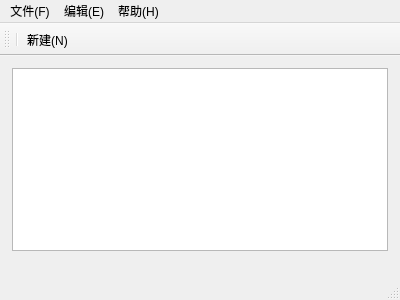
<?xml version="1.0" encoding="UTF-8"?>
<ui version="4.0">
 <class>MainWindow</class>
 <widget class="QMainWindow" name="MainWindow">
  <property name="geometry">
   <rect>
    <x>0</x>
    <y>0</y>
    <width>400</width>
    <height>300</height>
   </rect>
  </property>
  <property name="windowTitle">
   <string>MainWindow</string>
  </property>
  <widget class="QWidget" name="centralWidget">
   <widget class="QTextEdit" name="textEdit">
    <property name="geometry">
     <rect>
      <x>12</x>
      <y>12</y>
      <width>376</width>
      <height>183</height>
     </rect>
    </property>
   </widget>
  </widget>
  <widget class="QMenuBar" name="menuBar">
   <property name="geometry">
    <rect>
     <x>0</x>
     <y>0</y>
     <width>400</width>
     <height>22</height>
    </rect>
   </property>
   <widget class="QMenu" name="menu_F">
    <property name="title">
     <string>文件(F)</string>
    </property>
    <addaction name="action_New"/>
    <addaction name="action_Open"/>
    <addaction name="action_Close"/>
    <addaction name="separator"/>
    <addaction name="action_Save"/>
    <addaction name="action_SaveAs"/>
    <addaction name="separator"/>
    <addaction name="action_Exit"/>
   </widget>
   <widget class="QMenu" name="menu_E">
    <property name="title">
     <string>编辑(E)</string>
    </property>
    <addaction name="action_Undo"/>
    <addaction name="separator"/>
    <addaction name="action_Cut"/>
    <addaction name="action_Copy"/>
    <addaction name="action_Paste"/>
    <addaction name="separator"/>
    <addaction name="action_Find"/>
   </widget>
   <widget class="QMenu" name="menu_H">
    <property name="title">
     <string>帮助(H)</string>
    </property>
    <addaction name="action_Help"/>
   </widget>
   <addaction name="menu_F"/>
   <addaction name="menu_E"/>
   <addaction name="menu_H"/>
  </widget>
  <widget class="QToolBar" name="mainToolBar">
   <attribute name="toolBarArea">
    <enum>TopToolBarArea</enum>
   </attribute>
   <attribute name="toolBarBreak">
    <bool>false</bool>
   </attribute>
   <addaction name="separator"/>
   <addaction name="action_New"/>
  </widget>
  <widget class="QStatusBar" name="statusBar"/>
  <action name="action_New">
   <property name="icon">
    <iconset resource="my_resource.qrc">
     <normaloff>:/icons/icons/add_file.png</normaloff>:/icons/icons/add_file.png</iconset>
   </property>
   <property name="text">
    <string>新建(N)</string>
   </property>
   <property name="statusTip">
    <string>新建文件</string>
   </property>
   <property name="shortcut">
    <string>Ctrl+N</string>
   </property>
  </action>
  <action name="action_Open">
   <property name="icon">
    <iconset resource="my_resource.qrc">
     <normaloff>:/icons/icons/open_file.png</normaloff>:/icons/icons/open_file.png</iconset>
   </property>
   <property name="text">
    <string>打开(O)</string>
   </property>
   <property name="shortcut">
    <string>Ctrl+O</string>
   </property>
  </action>
  <action name="action_Close">
   <property name="icon">
    <iconset resource="my_resource.qrc">
     <normaloff>:/icons/icons/close.png</normaloff>:/icons/icons/close.png</iconset>
   </property>
   <property name="text">
    <string>关闭(C)</string>
   </property>
   <property name="shortcut">
    <string>Ctrl+W</string>
   </property>
  </action>
  <action name="action_Save">
   <property name="icon">
    <iconset resource="my_resource.qrc">
     <normaloff>:/icons/icons/save.png</normaloff>:/icons/icons/save.png</iconset>
   </property>
   <property name="text">
    <string>保存(S)</string>
   </property>
   <property name="shortcut">
    <string>Ctrl+S</string>
   </property>
  </action>
  <action name="action_SaveAs">
   <property name="icon">
    <iconset resource="my_resource.qrc">
     <normaloff>:/icons/icons/save_as.png</normaloff>:/icons/icons/save_as.png</iconset>
   </property>
   <property name="text">
    <string>另存为(A)</string>
   </property>
  </action>
  <action name="action_Exit">
   <property name="icon">
    <iconset resource="my_resource.qrc">
     <normaloff>:/icons/icons/exit.png</normaloff>:/icons/icons/exit.png</iconset>
   </property>
   <property name="text">
    <string>退出(X)</string>
   </property>
   <property name="shortcut">
    <string>Ctrl+Q</string>
   </property>
  </action>
  <action name="action_Undo">
   <property name="icon">
    <iconset resource="my_resource.qrc">
     <normaloff>:/icons/icons/return.png</normaloff>:/icons/icons/return.png</iconset>
   </property>
   <property name="text">
    <string>撤销(Z)</string>
   </property>
   <property name="shortcut">
    <string>Ctrl+Z</string>
   </property>
  </action>
  <action name="action_Cut">
   <property name="icon">
    <iconset resource="my_resource.qrc">
     <normaloff>:/icons/icons/cut.png</normaloff>:/icons/icons/cut.png</iconset>
   </property>
   <property name="text">
    <string>剪切(X)</string>
   </property>
   <property name="shortcut">
    <string>Ctrl+X</string>
   </property>
  </action>
  <action name="action_Copy">
   <property name="icon">
    <iconset resource="my_resource.qrc">
     <normaloff>:/icons/icons/copy.png</normaloff>:/icons/icons/copy.png</iconset>
   </property>
   <property name="text">
    <string>复制(C)</string>
   </property>
   <property name="shortcut">
    <string>Ctrl+C</string>
   </property>
  </action>
  <action name="action_Paste">
   <property name="icon">
    <iconset resource="my_resource.qrc">
     <normaloff>:/icons/icons/paste.png</normaloff>:/icons/icons/paste.png</iconset>
   </property>
   <property name="text">
    <string>粘贴(V)</string>
   </property>
   <property name="shortcut">
    <string>Ctrl+V</string>
   </property>
  </action>
  <action name="action_Find">
   <property name="icon">
    <iconset resource="my_resource.qrc">
     <normaloff>:/icons/icons/find.png</normaloff>:/icons/icons/find.png</iconset>
   </property>
   <property name="text">
    <string>查找(F)</string>
   </property>
   <property name="shortcut">
    <string>Ctrl+F</string>
   </property>
  </action>
  <action name="action_Help">
   <property name="icon">
    <iconset resource="my_resource.qrc">
     <normaloff>:/icons/icons/document.png</normaloff>:/icons/icons/document.png</iconset>
   </property>
   <property name="text">
    <string>版本说明</string>
   </property>
  </action>
 </widget>
 <layoutdefault spacing="6" margin="11"/>
 <resources>
  <include location="my_resource.qrc"/>
 </resources>
 <connections/>
</ui>
